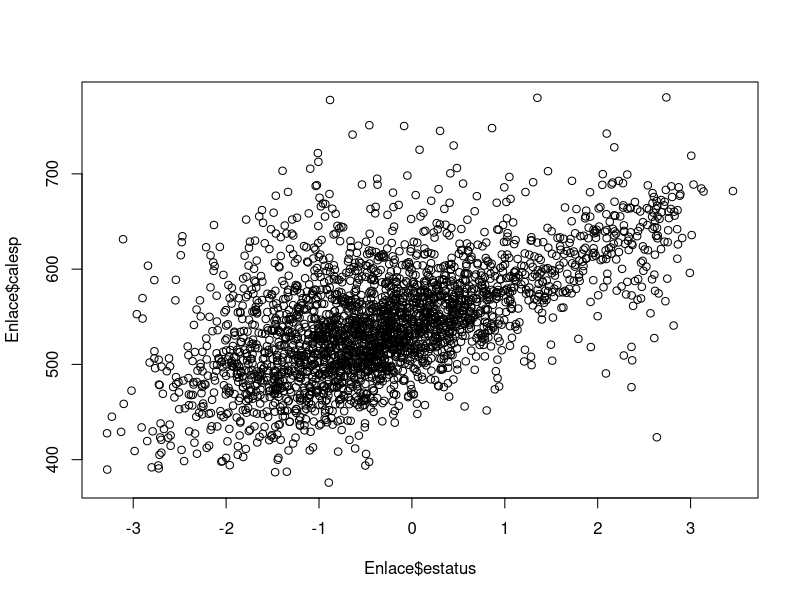
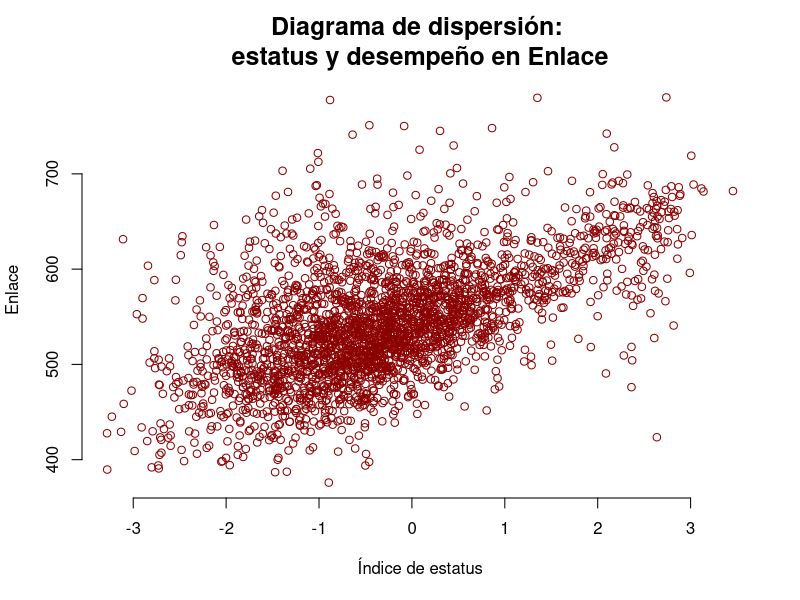

R code for these plots, in order:
setwd("~/Dropbox/Clases/acuantitativo/acuantitativo_R/s2020")
## Bases de datos 
## Enlace.dta (tiny.cc/bdenlace)

## Paquetes
library("foreign")

Enlace <- read.dta("Enlace.dta")

summary(Enlace$calesp)

summary(Enlace$estatus)

## Diagrama de dispersión
plot(Enlace$estatus, Enlace$calesp)

plot(Enlace$estatus, Enlace$calesp, xlab="Índice de estatus", ylab="Enlace",
     main = "Diagrama de dispersión: \nestatus y desempeño en Enlace",
     cex.main=1.5,
     frame.plot=FALSE, col="darkred")

cov(Enlace$calesp, Enlace$estatus)

cor(Enlace$calesp, Enlace$estatus)

cor(Enlace$calesp, Enlace$calmat)

